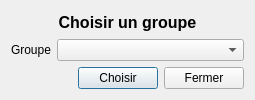
<?xml version="1.0" encoding="UTF-8"?>
<ui version="4.0">
 <class>ChooseGroup</class>
 <widget class="QDialog" name="ChooseGroup">
  <property name="geometry">
   <rect>
    <x>0</x>
    <y>0</y>
    <width>255</width>
    <height>100</height>
   </rect>
  </property>
  <property name="windowTitle">
   <string>Choisir un groupe</string>
  </property>
  <layout class="QVBoxLayout" name="verticalLayout">
   <item>
    <layout class="QVBoxLayout" name="verticalLayout_2">
     <item>
      <widget class="QLabel" name="label">
       <property name="font">
        <font>
         <pointsize>12</pointsize>
         <weight>75</weight>
         <bold>true</bold>
        </font>
       </property>
       <property name="text">
        <string>Choisir un groupe</string>
       </property>
       <property name="alignment">
        <set>Qt::AlignCenter</set>
       </property>
      </widget>
     </item>
     <item>
      <layout class="QFormLayout" name="formLayout">
       <item row="0" column="0">
        <widget class="QLabel" name="groupsLabel">
         <property name="text">
          <string>Groupe</string>
         </property>
        </widget>
       </item>
       <item row="0" column="1">
        <widget class="QComboBox" name="groupsComboBox"/>
       </item>
      </layout>
     </item>
     <item>
      <layout class="QHBoxLayout" name="horizontalLayout">
       <item>
        <spacer name="horizontalSpacer">
         <property name="orientation">
          <enum>Qt::Horizontal</enum>
         </property>
         <property name="sizeHint" stdset="0">
          <size>
           <width>40</width>
           <height>20</height>
          </size>
         </property>
        </spacer>
       </item>
       <item>
        <widget class="QPushButton" name="chooseButton">
         <property name="text">
          <string>Choisir</string>
         </property>
        </widget>
       </item>
       <item>
        <widget class="QPushButton" name="closebutton">
         <property name="text">
          <string>Fermer</string>
         </property>
        </widget>
       </item>
      </layout>
     </item>
    </layout>
   </item>
  </layout>
 </widget>
 <resources/>
 <connections>
  <connection>
   <sender>closebutton</sender>
   <signal>clicked()</signal>
   <receiver>ChooseGroup</receiver>
   <slot>close()</slot>
   <hints>
    <hint type="sourcelabel">
     <x>196</x>
     <y>81</y>
    </hint>
    <hint type="destinationlabel">
     <x>195</x>
     <y>98</y>
    </hint>
   </hints>
  </connection>
  <connection>
   <sender>chooseButton</sender>
   <signal>clicked()</signal>
   <receiver>ChooseGroup</receiver>
   <slot>chooseGroups()</slot>
   <hints>
    <hint type="sourcelabel">
     <x>125</x>
     <y>72</y>
    </hint>
    <hint type="destinationlabel">
     <x>59</x>
     <y>72</y>
    </hint>
   </hints>
  </connection>
 </connections>
 <slots>
  <slot>chooseGroups()</slot>
 </slots>
</ui>
